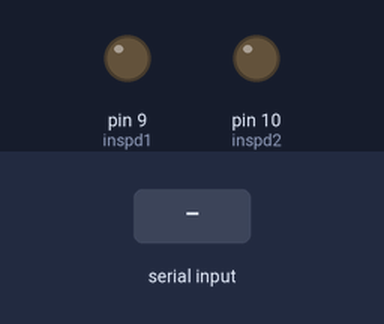
Recording of a sketch running on a simulated Arduino Uno, built with avr-gcc and run on an emulated ATmega328P. Shown: output pins drawn as LEDs (lit = HIGH). Inputs (shaded band) come from the test bench.

Above: at 1.2 s.
1.3 s: "1" received over Serial
At 1.8 s:
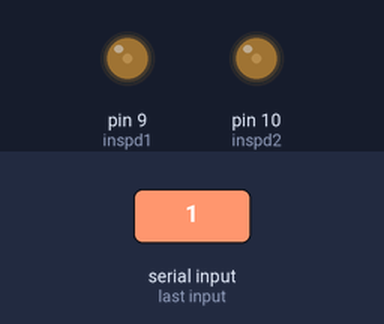
2.8 s: byte 113 ('q') received over Serial
At 4.0 s:
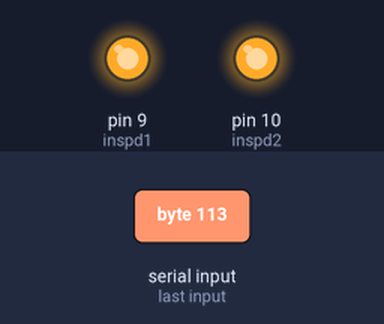
4.3 s: "2" received over Serial
At 5.3 s:
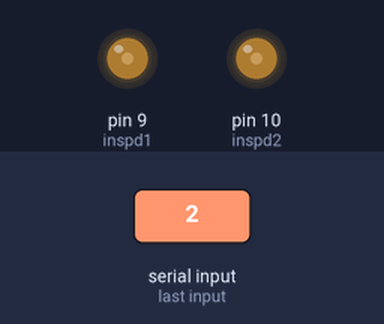
5.8 s: "5" received over Serial
At 6.4 s:
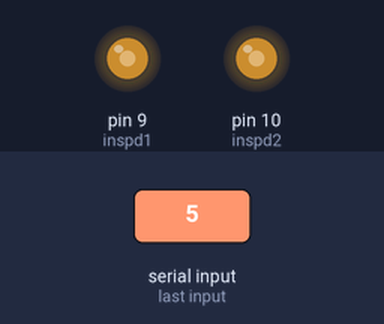
Timing chart, 0 to 8.3 s (numbered marks = the images above; inputs shaded):
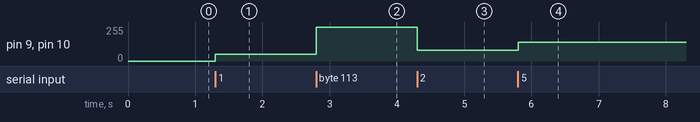

Measured:
- after the input at 1.3 s, pin 9 (inspd1), pin 10 (inspd2): 0/255 → 50/255 at once
- after the input at 2.8 s, pin 9 (inspd1), pin 10 (inspd2): 50/255 → 255/255 at once
- after the input at 4.3 s, pin 9 (inspd1), pin 10 (inspd2): 255/255 → 80/255 at once
- after the input at 5.8 s, pin 9 (inspd1), pin 10 (inspd2): 80/255 → 140/255 at once

The sketch:

speed.ino
```cpp
const int inspd1=9;
const int inspd2=10;
char ip ;
void setup() {

Serial.begin(9600);
 pinMode(inspd1,OUTPUT);
 pinMode(inspd2,OUTPUT);
}

void loop() {
if(Serial.available()>0)
ip=Serial.read();
  if(ip=='0')
    {
      analogWrite(inspd1,0);
      analogWrite(inspd2,0);
      }
    if( ip == '1'){
      analogWrite(inspd1,50);
      analogWrite(inspd2,50);
      }
    if( ip == '2'){
      analogWrite(inspd1,80);
      analogWrite(inspd2,80);
      }
    if( ip == '3'){
      analogWrite(inspd1,90);
      analogWrite(inspd2,90);
      }
        if( ip == '4'){
      analogWrite(inspd1,100);
      analogWrite(inspd2,100);
      }
        if( ip == '5'){
      analogWrite(inspd1,140);
      analogWrite(inspd2,140);
      }
        if( ip == '6'){
      analogWrite(inspd1,160);
      analogWrite(inspd2,160);
      }
          if( ip == '7'){
      analogWrite(inspd1,190);
      analogWrite(inspd2,190);
      }
        if( ip == '8'){
      analogWrite(inspd1,200);
      analogWrite(inspd2,200);
      }

        if( ip == '9'){
      analogWrite(inspd1,240);
      analogWrite(inspd2,240);
      }
        if( ip == 'q'){
      analogWrite(inspd1,255);
      analogWrite(inspd2,255);
        }
}
```
